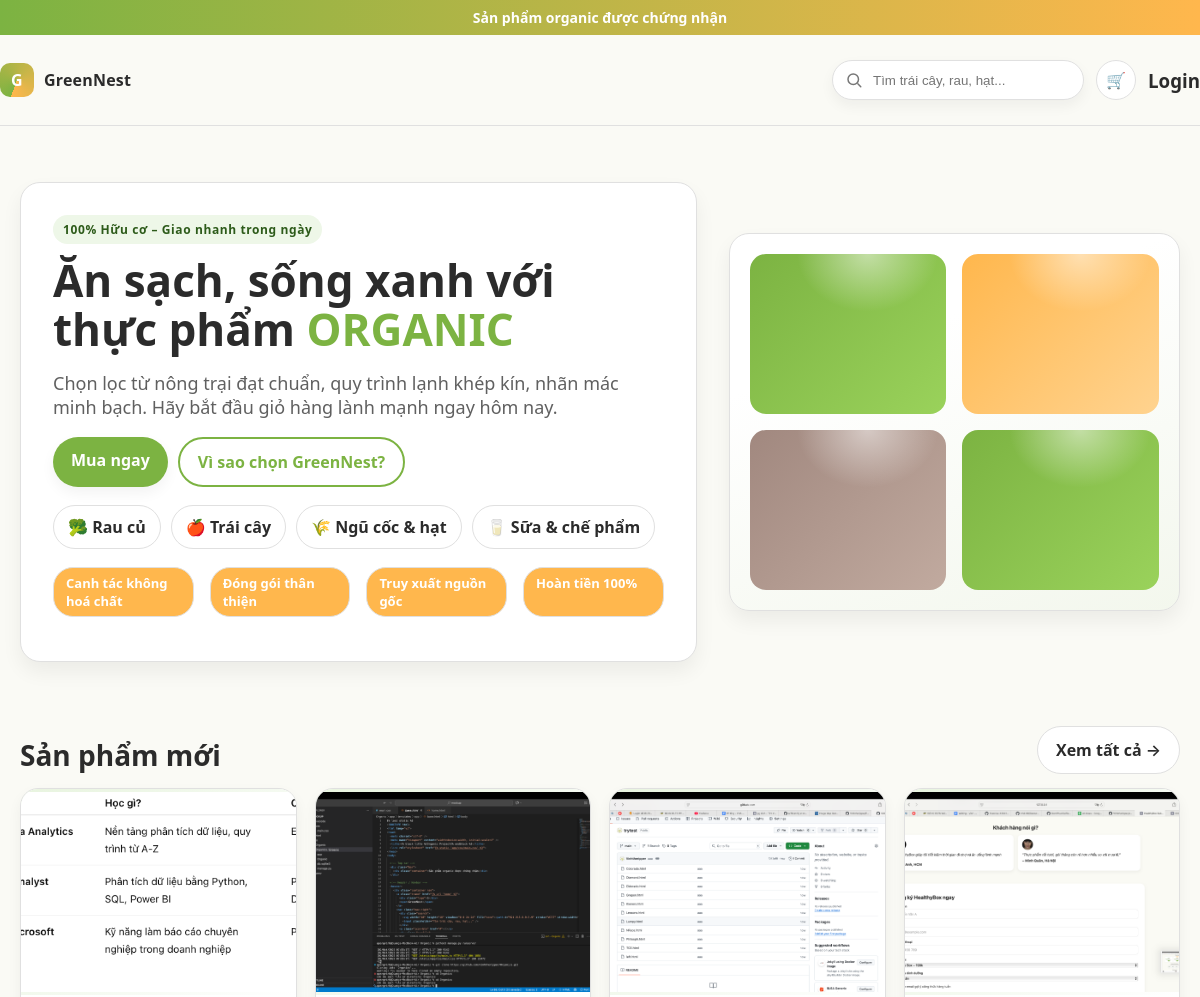
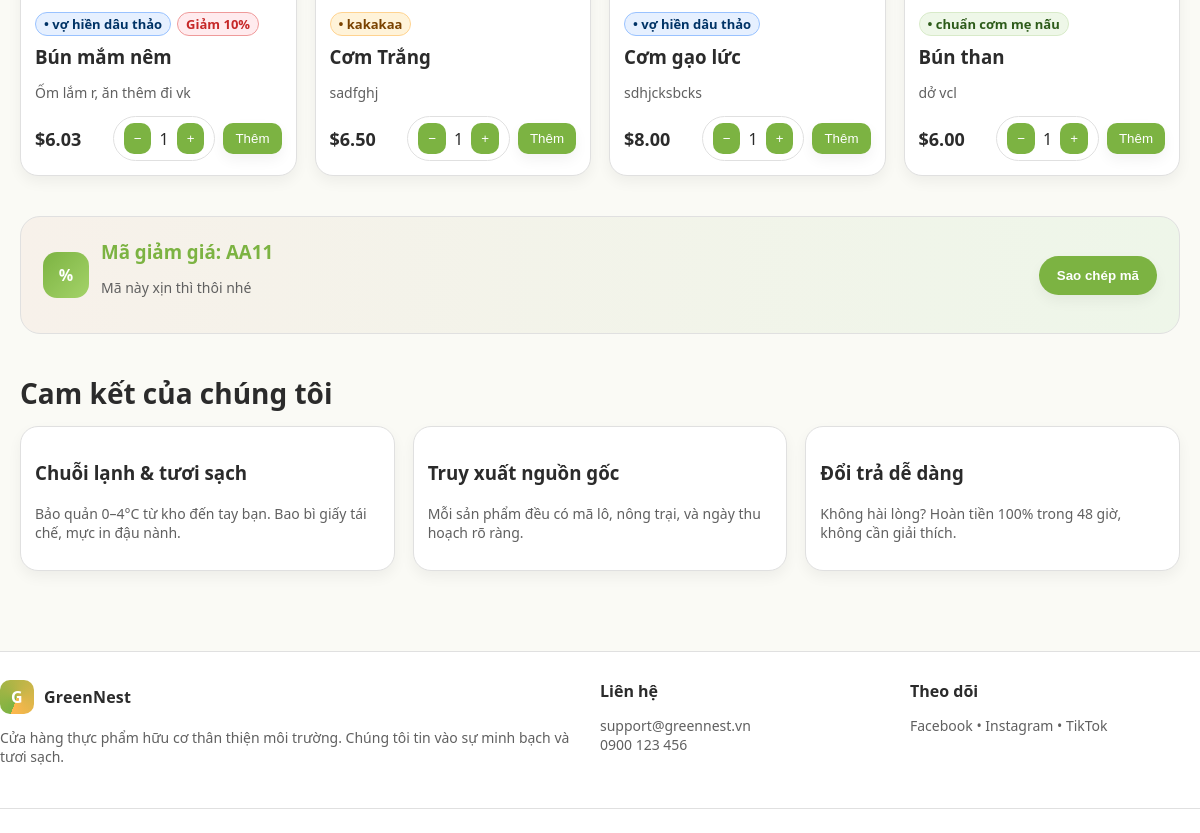
The page / on the database its author committed (2 pictures, top to bottom).
### app/models/category_product.py (models this page shows, shortened)
class Product(models.Model):
    category = models.ManyToManyField(Category, related_name="products")
    name = models.CharField(max_length=200)
    supplier = models.ForeignKey(Supplier, on_delete=models.SET_NULL, null=True, blank=True, related_name="products")
    certifications = models.ManyToManyField(Certification, related_name="products", blank=True)
    image = models.ImageField(upload_to='products/', null=True, blank=True)
    description = models.TextField(null=True, blank=True)
    detail = models.TextField(null=True, blank=True)
    price = models.DecimalField(max_digits=10, decimal_places=2)
    stock = models.IntegerField(default=0)
    sale = models.BooleanField(default=False)
    discount_percentage = models.FloatField(default=0, null=True, blank=True)
    sale_price = models.DecimalField(max_digits=10, decimal_places=2, null=True, blank=True)
    created_at = models.DateTimeField(auto_now_add=True)
    @property
    def final_price(self):
        if self.sale:
            if self.sale_price and self.sale_price > 0:
                return self.sale_price
            elif self.discount_percentage:
                return Decimal(self.price) * (1 - Decimal(self.discount_percentage) / 100)
        return self.price

### app/models/supplier_certification.py (models this page shows, shortened)
class Certification(models.Model):
    STYLE_CHOICES = [
        ("pill-green", "Green"),
        ("pill-orange", "Orange"),
        ("pill-blue", "Blue"),
    ]
    name = models.CharField(max_length=200)
    organization = models.CharField(max_length=200, null=True, blank=True)
    description = models.TextField(null=True, blank=True)
    issued_date = models.DateField(null=True, blank=True)
    expiry_date = models.DateField(null=True, blank=True)
    document = models.FileField(upload_to="certifications/", null=True, blank=True)
    style_class = models.CharField(
        max_length=50,
        choices=STYLE_CHOICES,
        default="pill-green"
    )
    @property
    def style_colors(self):
        mapping = {
            "pill-green": {
                "bg": "#eef7e8",
                "text": "#2d5b1a",
                "border": "#d8eac9",
            },
            "pill-orange": {
                "bg": "#fff3d9",
                "text": "#7a4200",
                "border": "#ffd390",
            },
            "pill-blue": {
                "bg": "#e6f0ff",
                "text": "#003366",
                "border": "#99c2ff",
            },
        }
        return mapping.get(self.style_class, mapping["pill-green"])

### app/models/coupon.py (models this page shows, shortened)
class Coupon(models.Model):
    code = models.CharField(max_length=50, unique=True)
    description = models.TextField(null=True, blank=True)
    discount_type = models.CharField(
        max_length=10,
        choices=[("percent", "Percent"), ("fixed", "Fixed Amount")],
        default="percent"
    )
    discount_value = models.DecimalField(max_digits=10, decimal_places=2)
    valid_from = models.DateTimeField(default=timezone.now)
    valid_to = models.DateTimeField(null=True, blank=True)
    active = models.BooleanField(default=True)
    usage_limit = models.IntegerField(null=True, blank=True)
    used_count = models.IntegerField(default=0)
    min_order_value = models.DecimalField(max_digits=10, decimal_places=2, default=0)
    is_public = models.BooleanField(default=True)

### app/views/view_home.py (the view)
# urls.py: 2. Add a URL to urlpatterns:  path('', views.home, name='home')
def home(request):
    new_products = Product.objects.order_by('-created_at')[:4]
    now = timezone.now()
    valid_coupons = Coupon.objects.filter(
        active=True,
        valid_from__lte=now
    ).filter(
        Q(valid_to__gte=now) | Q(valid_to__isnull=True)
    ).order_by('-valid_from')
    current_coupon = None
    for c in valid_coupons:
        if (c.usage_limit is None) or (c.used_count < c.usage_limit):
            current_coupon = c
            break
    return render(request, 'app/home.html', {'new_products': new_products, 'current_coupon': current_coupon})

### app/templates/app/home.html (shortened to what this page needs)
{% extends "app/base.html" %}
{% load static %}
{% block content %}
<section class="hero">
  <div class="container hero-wrap">
    <div class="hero-card">
      <span class="eyebrow">100% Hữu cơ – Giao nhanh trong ngày</span>
      <h1>Ăn sạch, sống xanh với thực phẩm <span style="color:var(--green)">ORGANIC</span></h1>
      <p>Chọn lọc từ nông trại đạt chuẩn, quy trình lạnh khép kín, nhãn mác minh bạch.
         Hãy bắt đầu giỏ hàng lành mạnh ngay hôm nay.</p>
      <div style="display:flex; gap:10px; margin-top:16px">
        <a class="btn btn-primary" href="{% url 'productlist' %}">Mua ngay</a>
        <a class="btn btn-ghost" href="{% url 'aboutus' %}">Vì sao chọn GreenNest?</a>
      </div>
      <div class="chips">
        <span class="chip">🥦 Rau củ</span>
        <span class="chip">🍎 Trái cây</span>
        <span class="chip">🌾 Ngũ cốc & hạt</span>
        <span class="chip">🥛 Sữa & chế phẩm</span>
      </div>
      <div class="highlights">
        <div class="badge">Canh tác không hoá chất</div>
        <div class="badge">Đóng gói thân thiện</div>
        <div class="badge">Truy xuất nguồn gốc</div>
        <div class="badge">Hoàn tiền 100%</div>
      </div>
    </div>
    <div class="hero-visual">
      <div class="card">
        <div class="ph"></div>
        <div class="ph orange"></div>
        <div class="ph brown"></div>
        <div class="ph"></div>
      </div>
    </div>
  </div>
</section>
<section id="products" class="container">
  <div class="section-head">
    <h2>Sản phẩm mới</h2>
    <a class="btn" style="border:1px solid var(--gray); background:white" href="{% url 'productlist' %}">Xem tất cả →</a>
  </div>
  <div class="grid">
    {% for product in new_products %}
    {% include 'app/productcard.html' %}
    {% endfor %}
  </div>
</section>
{% if current_coupon %}
<section class="container">
  <div class="cta">
    <div class="left">
      <div class="leaf">%</div>
      <div>
        <h3 style="margin:0 0 4px; color:var(--green)">
          Mã giảm giá: <strong id="couponCode">{{ current_coupon.code }}</strong>
        </h3>
        <p class="subtle">
          {{ current_coupon.description|default:"Nhập mã để được ưu đãi đặc biệt!" }}
        </p>
      </div>
    </div>
    <button
      class="btn btn-primary"
      type="button"
      onclick="copyCoupon()"
    >
      Sao chép mã
    </button>
  </div>
</section>
{% endif %}
<section id="about" class="container">
  <div class="section-head"><h2>Cam kết của chúng tôi</h2></div>
  <div class="grid" style="grid-template-columns:repeat(3,1fr)">
    <div class="card" style="border-color:var(--gray)">
      <div class="content">
        <h3>Chuỗi lạnh & tươi sạch</h3>
        <p class="subtle">Bảo quản 0–4°C từ kho đến tay bạn. Bao bì giấy tái chế, mực in đậu nành.</p>
      </div>
    </div>
    <div class="card" style="border-color:var(--gray)">
      <div class="content">
        <h3>Truy xuất nguồn gốc</h3>
        <p class="subtle">Mỗi sản phẩm đều có mã lô, nông trại, và ngày thu hoạch rõ ràng.</p>
      </div>
    </div>
    <div class="card" style="border-color:var(--gray)">
      <div class="content">
        <h3>Đổi trả dễ dàng</h3>
        <p class="subtle">Không hài lòng? Hoàn tiền 100% trong 48 giờ, không cần giải thích.</p>
      </div>
    </div>
  </div>
</section>
{% endblock %}

### app/templates/app/productcard.html (shortened to what this page needs)
{% load static %}
<article class="card">
  <a href="{% url 'productdetail' product.id %}" style="text-decoration:none; color:inherit;">
    <div class="thumb">
      {% if product.image %}
        <img src="{{ product.image.url }}" alt="{{ product.name }}" style="width:100%; height:200px; object-fit:cover;">
      {% else %}
        <div class="seed" aria-hidden="true"></div>
      {% endif %}
    </div>
    <div class="content">
      <div class="badge-row" style="display:flex; flex-wrap:wrap; gap:6px; align-items:center;">
        {% for cert in product.certifications.all %}
          <div class="pill"
            style="background: {{ cert.style_colors.bg }};
                  color: {{ cert.style_colors.text }};
                  border: 1px solid {{ cert.style_colors.border }};
                  font-size:13px;
                  padding:2px 8px;
                  border-radius:999px;">
            • {{ cert.name }}
          </div>
        {% endfor %}
        {% if product.sale %}
          <div class="pill"
            style="background:#FFEBEE;
                  color:#C62828;
                  border:1px solid #EF9A9A;
                  font-size:13px;
                  padding:2px 8px;
                  border-radius:999px;
                  font-weight:600;">
            Giảm {{ product.discount_percentage|floatformat:0 }}%
          </div>
        {% endif %}
      </div>
      <h3 style="margin:8px 0 6px">{{ product.name }}</h3>
      <p class="subtle">{{ product.description|truncatewords:12 }}</p>
      <div class="price">
        {% if product.sale %}
          <strong>${{ product.final_price|floatformat:2 }}</strong>
        {% else %}
          <strong>${{ product.price }}</strong>
        {% endif %}
        <form method="post" action="{% url 'add_to_cart' product.id %}" class="add-to-cart-form">
          <div class="add">
            <div class="qty">
              <button type="button" class="qty-decrease">−</button>
              <span class="qty-display">1</span>
              <button type="button" class="qty-increase">+</button>
            </div>
            <button type="submit" class="btn-primary" style="padding:8px 12px">Thêm</button>
          </div>
        </form>
      </div>
    </div>
  </a>
</article>

### app/static/app/css/btn.css (style rules this page uses)
.btn.btn-primary, .btn-primary { background: var(--green); color: white; box-shadow: var(--shadow-soft); border: none; outline: none !important; }

### rows shown on the page
Product: image (picture), discount_percentage "10", name "Bún mắm nêm", description "Ốm lắm r, ăn thêm đi vk", final_price "6.03"
Certification: name "vợ hiền dâu thảo"
Product: image (picture), name "Cơm Trắng", description "sadfghj", price "6.50"
Certification: name "kakakaa"
Product: image (picture), name "Cơm gạo lức", description "sdhjcksbcks", price "8.00"
Product: image (picture), name "Bún than", description "dở vcl", price "6.00"
Certification: name "chuẩn cơm mẹ nấu"
Coupon: code "AA11", description "Mã này xịn thì thôi nhé"
